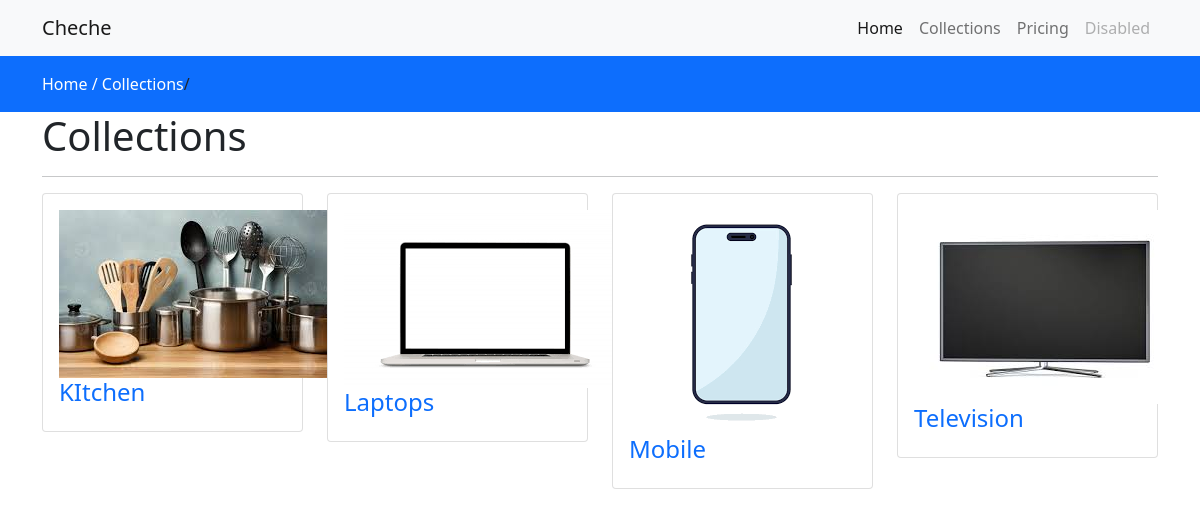
The page /collections on the database its author committed.
### store/models.py (models this page shows, shortened)
class Category(models.Model):
    name = models.CharField(max_length=150, null=False, blank=False)
    slug = models.CharField(max_length=150, null=False,blank=False)
    description = models.TextField(null=True, blank=True)
    image = models.ImageField(upload_to=get_file_path, height_field=None,width_field=None,max_length=None, blank=True, null=True)
    status = models.BooleanField(default=False,help_text="0 =default, 1 =hidden")
    trending = models.BooleanField(default=False,help_text="0=default 1=trending")
    meta_title = models.CharField(max_length=150, null=False, blank=False)
    meta_keywords = models.CharField(max_length=150, null=False, blank=False)
    meta_description = models.TextField(null=True, blank=True)
    created_at = models.DateTimeField(auto_now_add=True)
    class Meta:
        verbose_name = 'Category'
        verbose_name_plural = 'Categories'
        ordering = ['name']

### store/views.py (the view)
# urls.py: path('collections', views.collections, name='collections'),
def collections(request):
    category = Category.objects.filter(status=0)
    context = {
        'category': category
    }
    return render(request, 'store/collections.html', context)

### templates/store/collections.html
{% extends 'layout.html' %}
{% block content %}
<div class="py-3 bg-primary">
    <div class="container">
        <a  class="text-white" href="/">Home /</a>
        <a class="text-white"  href="{% url 'collections' %}">Collections</a>/
    </div>
</div>
<div class="container">
    <div class="row">
        <div class="col-md-12">
            <h1>Collections</h1>
            <hr>
            <div class="row">
                {% for item in category %}
                <div class="col-md-3">
                    <div class="card">
                        <a href="{% url 'collectionsview' item.slug %}">
                        <div class="card-body">
                            <div class="category-image">
                                <img src="{{ item.image.url }}" alt="category-image">
                                <h4>{{ item.name }}</h4>
                            </div>
                        </div>
                        </a>
                    </div>
                </div>
                {% endfor %}
            </div>
        </div>
    </div>
</div>
{% endblock %}

### templates/layout.html (style rules this page uses)
a { text-decoration: none; }

### rows shown on the page
Category: image (picture), name "KItchen"
Category: image (picture), name "Laptops"
Category: image (picture), name "Mobile"
Category: image (picture), name "Television"
